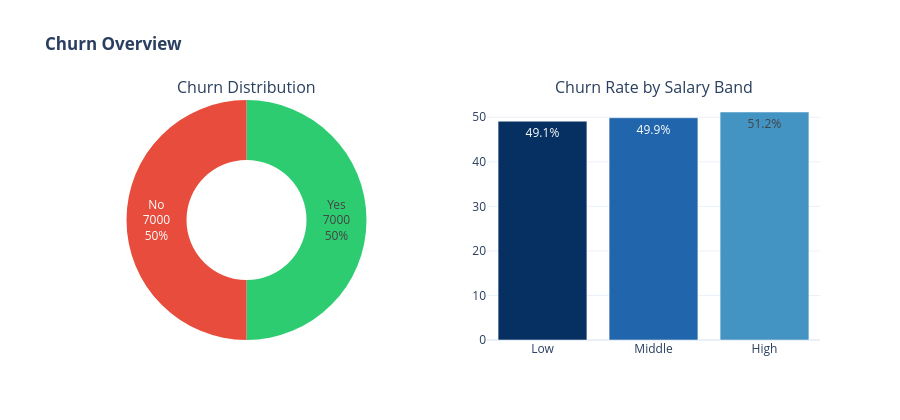

This figure's notebook cell:
### Code cell
fig = make_subplots(rows=1, cols=2,
    subplot_titles=('Churn Distribution','Churn Rate by Salary Band'),
    specs=[[{'type':'pie'},{'type':'bar'}]])
counts = df['y'].value_counts().rename({0:'No', 1:'Yes'})
fig.add_trace(go.Pie(labels=counts.index, values=counts.values, hole=0.5,
    marker_colors=['#2ecc71','#e74c3c'], textinfo='label+percent+value'), row=1, col=1)
salary_order = ['Low', 'Middle', 'High']
cr = df.groupby('salary_band')['y'].mean().reindex(salary_order)
fig.add_trace(go.Bar(x=cr.index, y=cr.values*100,
    text=[f'{v:.1f}%' for v in cr.values*100], textposition='auto',
    marker_color=px.colors.sequential.RdBu_r[:3]), row=1, col=2)
fig.update_layout(title='<b>Churn Overview</b>', height=420, template='plotly_white', showlegend=False)
fig.show()

### Figure 1 — Plotly figure (JSON) as saved in the notebook; plotly's stock layout.template omitted (floating-point values rounded to 4 significant figures)
{"data": [{"domain": {"x": [0.0, 0.45], "y": [0.0, 1.0]}, "hole": 0.5, "labels": ["Yes", "No"], "marker": {"colors": ["#2ecc71", "#e74c3c"]}, "textinfo": "label+percent+value", "type": "pie", "values": [7000, 7000]}, {"marker": {"color": ["rgb(5,48,97)", "rgb(33,102,172)", "rgb(67,147,195)"]}, "text": ["49.1%", "49.9%", "51.2%"], "textposition": "auto", "type": "bar", "x": ["Low", "Middle", "High"], "xaxis": "x", "y": [49.11, 49.89, 51.18], "yaxis": "y"}], "layout": {"annotations": [{"font": {"size": 16}, "showarrow": false, "text": "Churn Distribution", "x": 0.225, "xanchor": "center", "xref": "paper", "y": 1.0, "yanchor": "bottom", "yref": "paper"}, {"font": {"size": 16}, "showarrow": false, "text": "Churn Rate by Salary Band", "x": 0.775, "xanchor": "center", "xref": "paper", "y": 1.0, "yanchor": "bottom", "yref": "paper"}], "height": 420, "showlegend": false, "title": {"text": "<b>Churn Overview</b>"}, "xaxis": {"anchor": "y", "domain": [0.55, 1.0]}, "yaxis": {"anchor": "x", "domain": [0.0, 1.0]}}}
